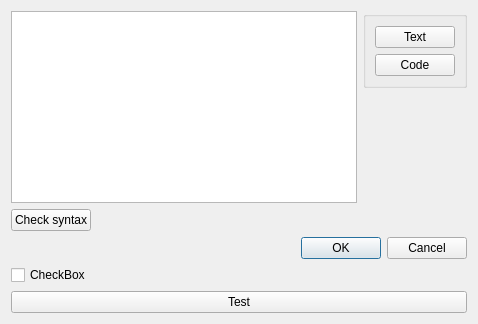
<?xml version="1.0" encoding="UTF-8"?>
<ui version="4.0">
 <class>CodeEditorDialog</class>
 <widget class="QDialog" name="CodeEditorDialog">
  <property name="geometry">
   <rect>
    <x>0</x>
    <y>0</y>
    <width>478</width>
    <height>324</height>
   </rect>
  </property>
  <property name="windowTitle">
   <string>Code editor</string>
  </property>
  <layout class="QVBoxLayout" name="verticalLayout">
   <item>
    <layout class="QHBoxLayout" name="horizontalLayout" stretch="0,0">
     <item>
      <widget class="ActionTools::CodeEdit" name="editor"/>
     </item>
     <item>
      <layout class="QVBoxLayout" name="verticalLayout_3">
       <item>
        <widget class="QGroupBox" name="textCodeGroupBox">
         <property name="title">
          <string/>
         </property>
         <property name="checkable">
          <bool>false</bool>
         </property>
         <layout class="QVBoxLayout" name="verticalLayout_2">
          <item>
           <widget class="QPushButton" name="textPushButton">
            <property name="text">
             <string>Text</string>
            </property>
            <property name="checkable">
             <bool>true</bool>
            </property>
            <property name="autoExclusive">
             <bool>true</bool>
            </property>
           </widget>
          </item>
          <item>
           <widget class="QPushButton" name="codePushButton">
            <property name="text">
             <string>Code</string>
            </property>
            <property name="checkable">
             <bool>true</bool>
            </property>
            <property name="autoExclusive">
             <bool>true</bool>
            </property>
           </widget>
          </item>
         </layout>
        </widget>
       </item>
       <item>
        <spacer name="verticalSpacer">
         <property name="orientation">
          <enum>Qt::Vertical</enum>
         </property>
         <property name="sizeHint" stdset="0">
          <size>
           <width>20</width>
           <height>40</height>
          </size>
         </property>
        </spacer>
       </item>
      </layout>
     </item>
    </layout>
   </item>
   <item>
    <layout class="QHBoxLayout" name="horizontalLayout_2">
     <item>
      <widget class="QPushButton" name="checkSyntax">
       <property name="text">
        <string>Check syntax</string>
       </property>
      </widget>
     </item>
     <item>
      <spacer name="horizontalSpacer">
       <property name="orientation">
        <enum>Qt::Horizontal</enum>
       </property>
       <property name="sizeHint" stdset="0">
        <size>
         <width>40</width>
         <height>20</height>
        </size>
       </property>
      </spacer>
     </item>
    </layout>
   </item>
   <item>
    <widget class="QDialogButtonBox" name="buttonBox">
     <property name="orientation">
      <enum>Qt::Horizontal</enum>
     </property>
     <property name="standardButtons">
      <set>QDialogButtonBox::Cancel|QDialogButtonBox::Ok</set>
     </property>
    </widget>
   </item>
   <item>
    <widget class="QCheckBox" name="hook">
     <property name="text">
      <string>CheckBox</string>
     </property>
    </widget>
   </item>
   <item>
    <widget class="QPushButton" name="test">
     <property name="text">
      <string>Test</string>
     </property>
    </widget>
   </item>
  </layout>
 </widget>
 <customwidgets>
  <customwidget>
   <class>ActionTools::CodeEdit</class>
   <extends>QPlainTextEdit</extends>
   <header>codeedit.h</header>
  </customwidget>
 </customwidgets>
 <resources/>
 <connections>
  <connection>
   <sender>buttonBox</sender>
   <signal>accepted()</signal>
   <receiver>CodeEditorDialog</receiver>
   <slot>accept()</slot>
   <hints>
    <hint type="sourcelabel">
     <x>248</x>
     <y>254</y>
    </hint>
    <hint type="destinationlabel">
     <x>157</x>
     <y>274</y>
    </hint>
   </hints>
  </connection>
  <connection>
   <sender>buttonBox</sender>
   <signal>rejected()</signal>
   <receiver>CodeEditorDialog</receiver>
   <slot>reject()</slot>
   <hints>
    <hint type="sourcelabel">
     <x>316</x>
     <y>260</y>
    </hint>
    <hint type="destinationlabel">
     <x>286</x>
     <y>274</y>
    </hint>
   </hints>
  </connection>
 </connections>
</ui>
